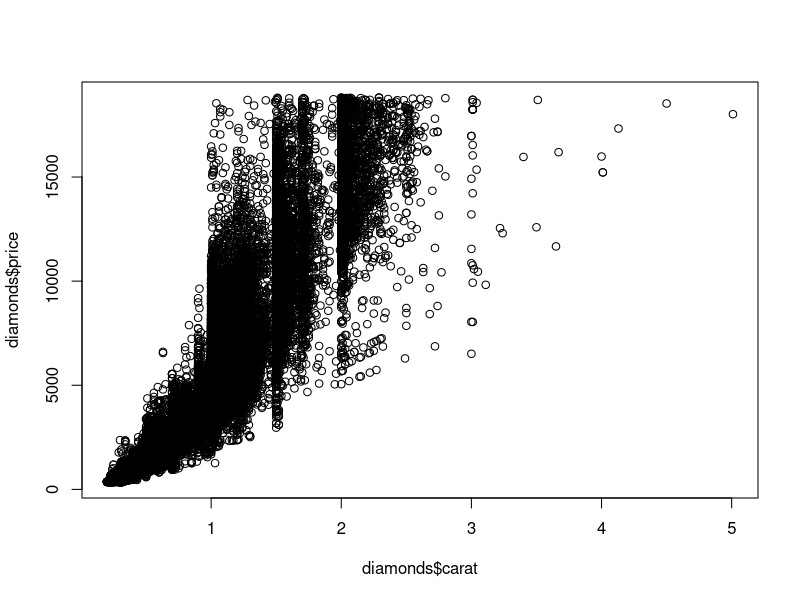
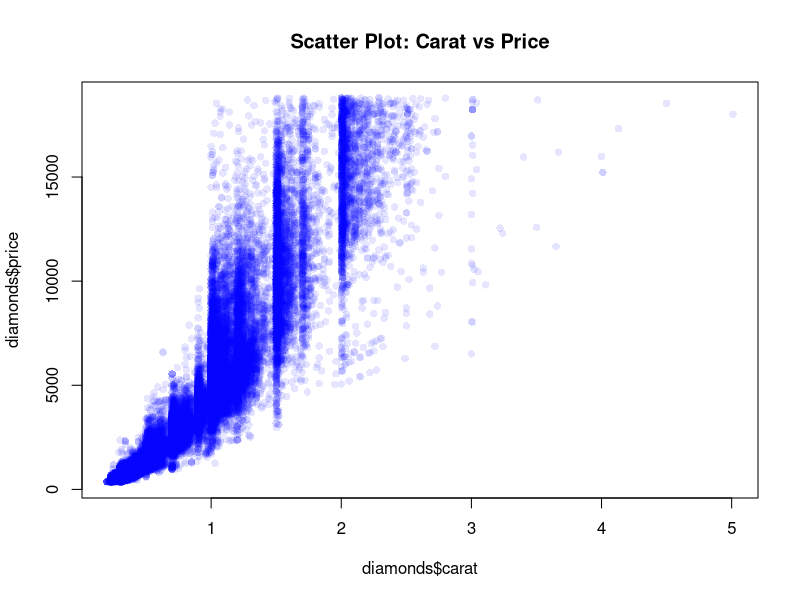
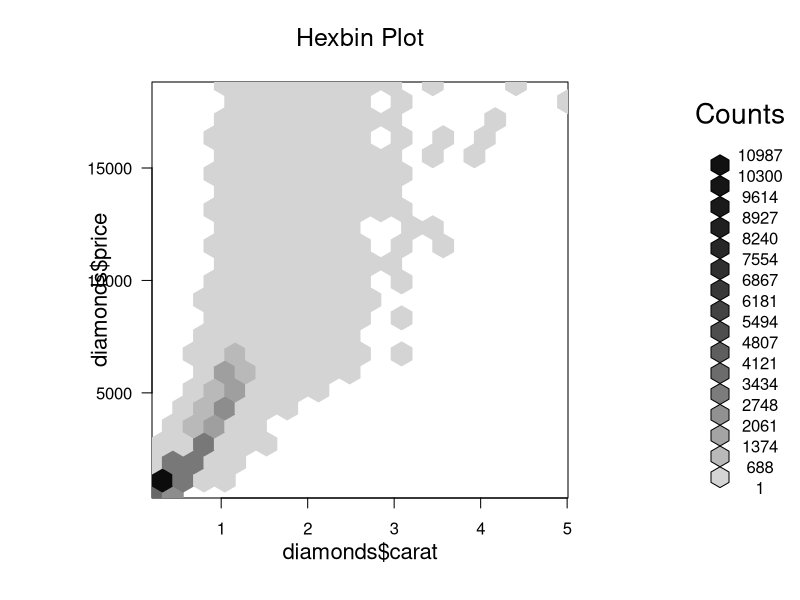
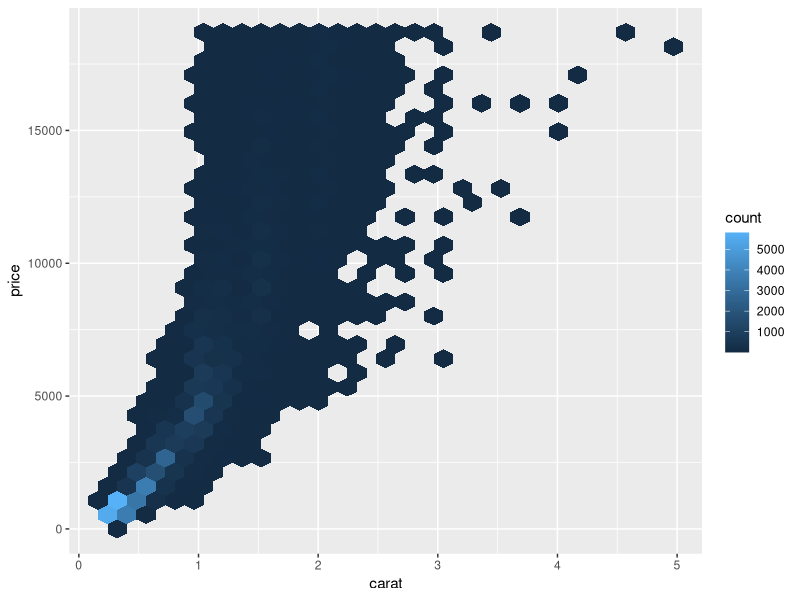
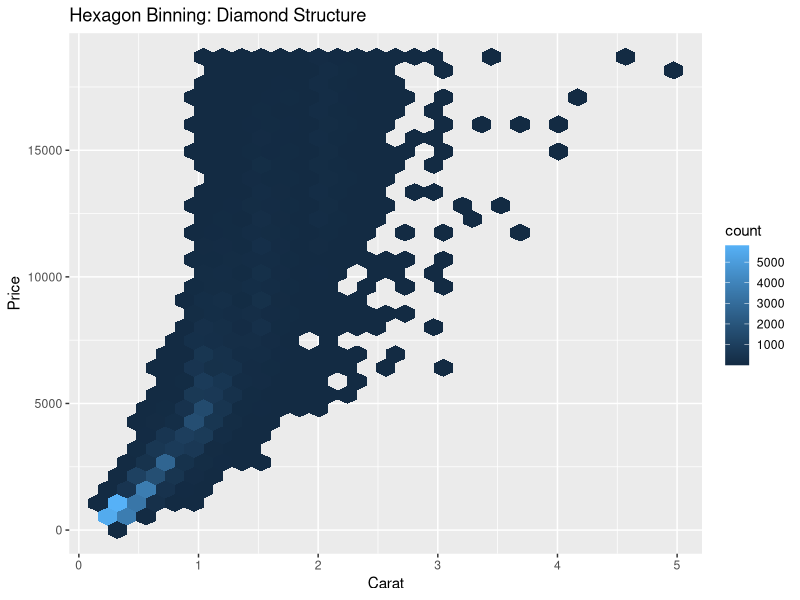
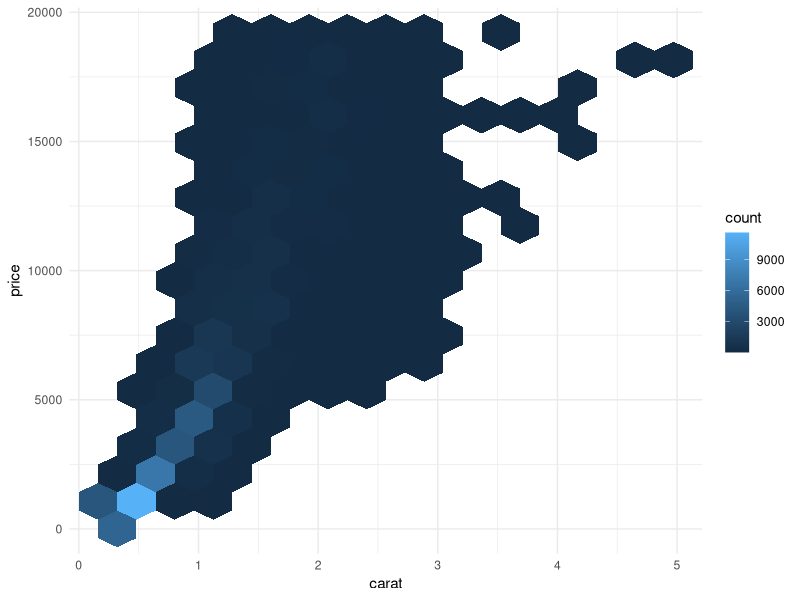
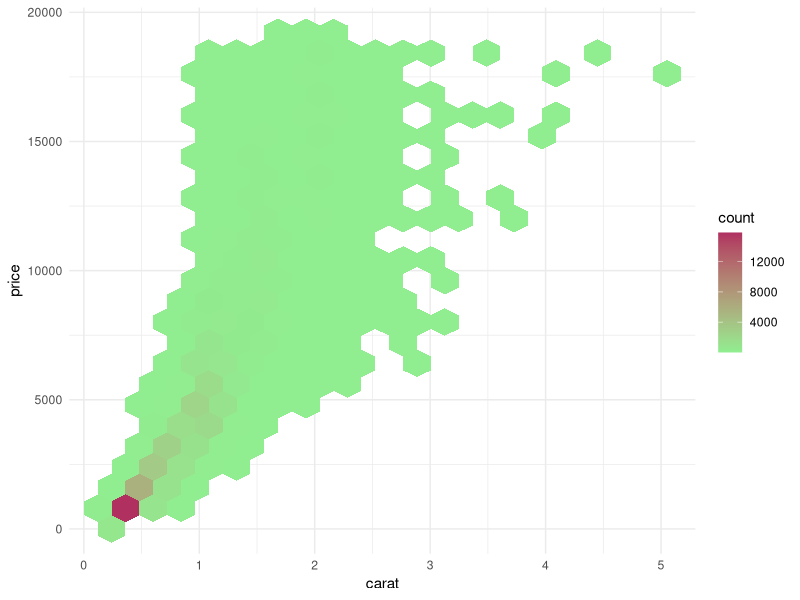
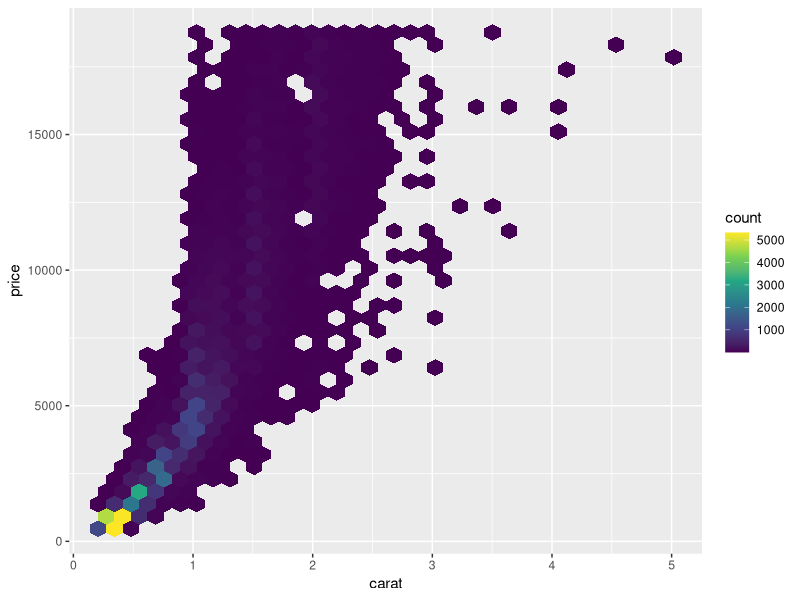

Write the R code that produced these figures, in order.
# Load & Understand the Dataset
library(ggplot2)
data(diamonds)
# data(package = .packages(all.available = TRUE))
str(diamonds)
dim(diamonds)
?diamonds
# Very basic scatter
plot(diamonds$carat, diamonds$price)
# Improved scatter
plot(diamonds$carat, diamonds$price, col = rgb(0, 0, 1, 0.1), pch = 16,
     main = "Scatter Plot: Carat vs Price")
# Hexbin using base R
install.packages('hexbin')
library(hexbin)
hb <- hexbin(diamonds$carat, diamonds$price, xbins = 20)
plot(hb, main = "Hexbin Plot")
# Basic Hexbin
ggplot(diamonds, aes(x = carat, y = price)) + 
  geom_hex()
# Labeled Hexbin Plot
ggplot(diamonds, aes(carat, price)) + 
  geom_hex() + 
  labs(title = "Hexagon Binning: Diamond Structure", x = "Carat", y = "Price") + 
  theme_gray()
# Control Hexagon density
ggplot(diamonds, aes(carat, price)) + geom_hex(bins = 15) + theme_minimal()
# Add color palette (Gradient)
ggplot(diamonds, aes(carat, price)) + 
  geom_hex(bins = 20) + 
  scale_fill_gradient(low = 'lightgreen', high = 'maroon') + 
  theme_minimal()
# Color Meaning --- Light -> Fewer, dark -> Dense Region
# Professional Palette (viridis)
ggplot(diamonds, aes(carat, price)) + 
  geom_hex(bins = 35) + 
  scale_fill_viridis_c() + 
  theme_grey()
# Professional Palette(viridis)
ggplot(diamonds, aes(carat, price)) + 
  geom_hex(bins = 35) + 
  scale_fill_viridis_c() + 
  theme_minimal()
# Add Legend Title
ggplot(diamonds, aes(carat, price)) + 
  geom_hex(bins = 20) + 
  scale_fill_viridis_c(name = "Count") + 
  labs(title = "Density Structure of Diamonds", x = "Carat", y = "Price") + 
  theme_minimal()
# Faceted Hexbin
ggplot(diamonds, aes(carat, price)) + 
  geom_hex() + 
  scale_fill_viridis_c() + 
  facet_wrap(~cut) + 
  theme_minimal()
